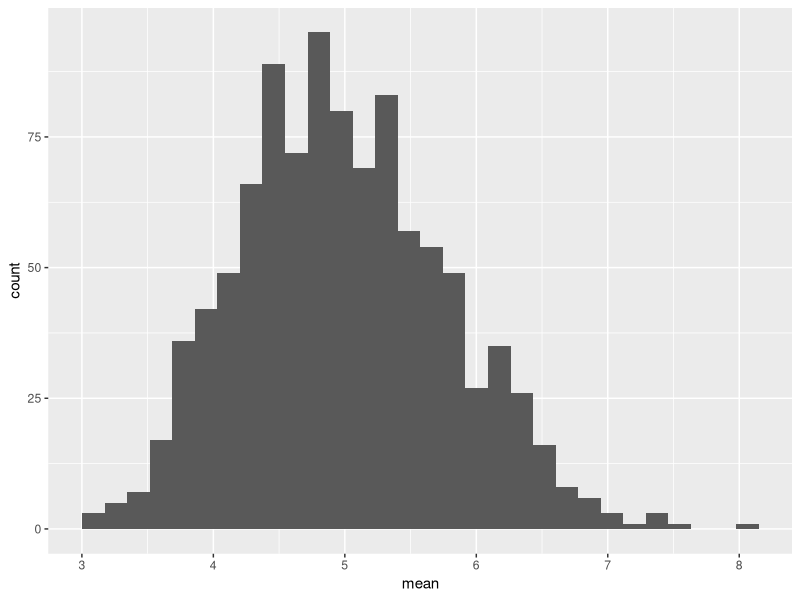
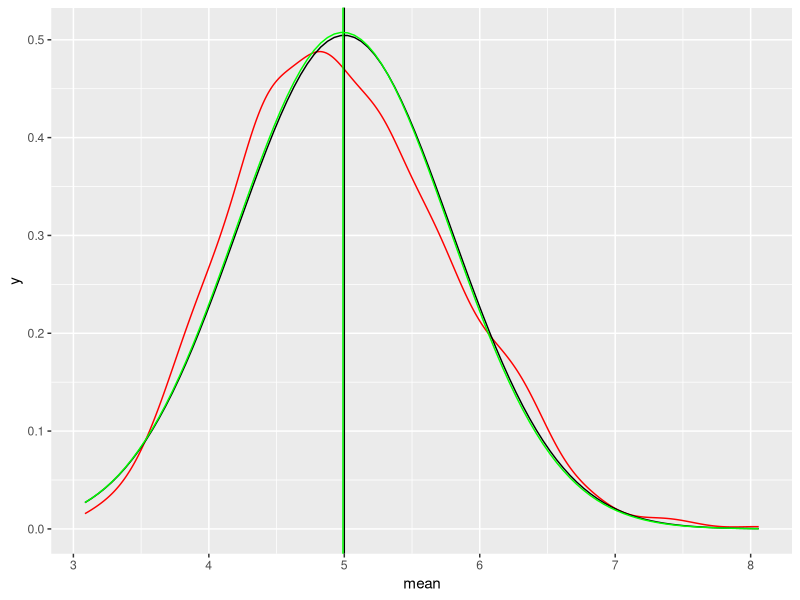

Source code (R) for these figures, in order:
library(tidyverse)
set.seed(1)
nosim <- 1000
n <- 40
lambda <- 0.2
theor_values <- 1/lambda
sample <- matrix(rexp(nosim * n, rate = lambda), nosim) %>%
        apply(1, mean) %>%
        as_data_frame()
names(sample) <- c("mean")
sample_mean <- mean(sample$mean)
sample_var_R <- var(sample$mean)
sample_sd_R <- sqrt(sample_var_R)
sample_var_theor <- theor_values^2/n
sample_sd_theor <- sqrt(sample_var_theor)

## Plotting Histogram
ggplot(sample, aes(x = mean)) +
        geom_histogram(bins = 30)

## Plotting Density Functions
ggplot(sample, aes(x = mean)) +
        geom_density(kernel = "gaussian", color = "red") +
        stat_function(fun = dnorm, args = list(mean = theor_values, sd = sample_sd_theor)) +
        geom_vline(xintercept = theor_values) +
        stat_function(fun = dnorm, args = list(mean = sample_mean, sd = sample_sd_R), color = "green") +
        geom_vline(xintercept = sample_mean, color = "green")
